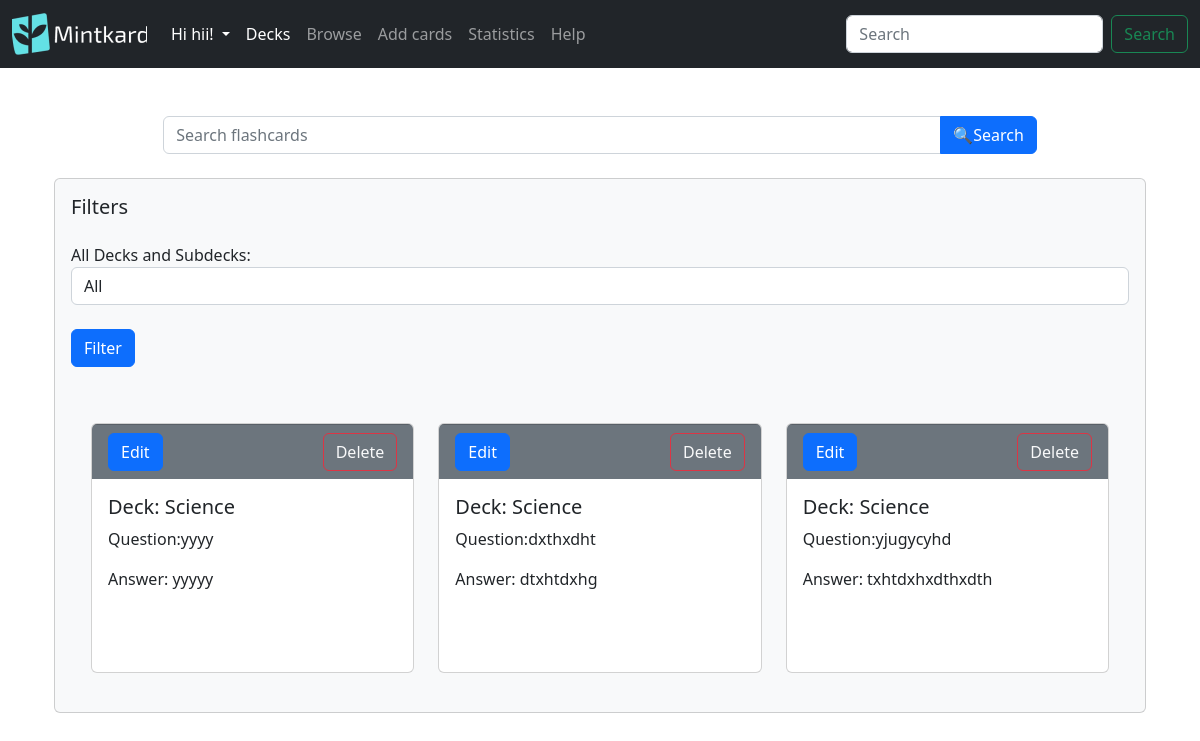
/decks/browse (signed in), run on an earlier commit of the app's database.
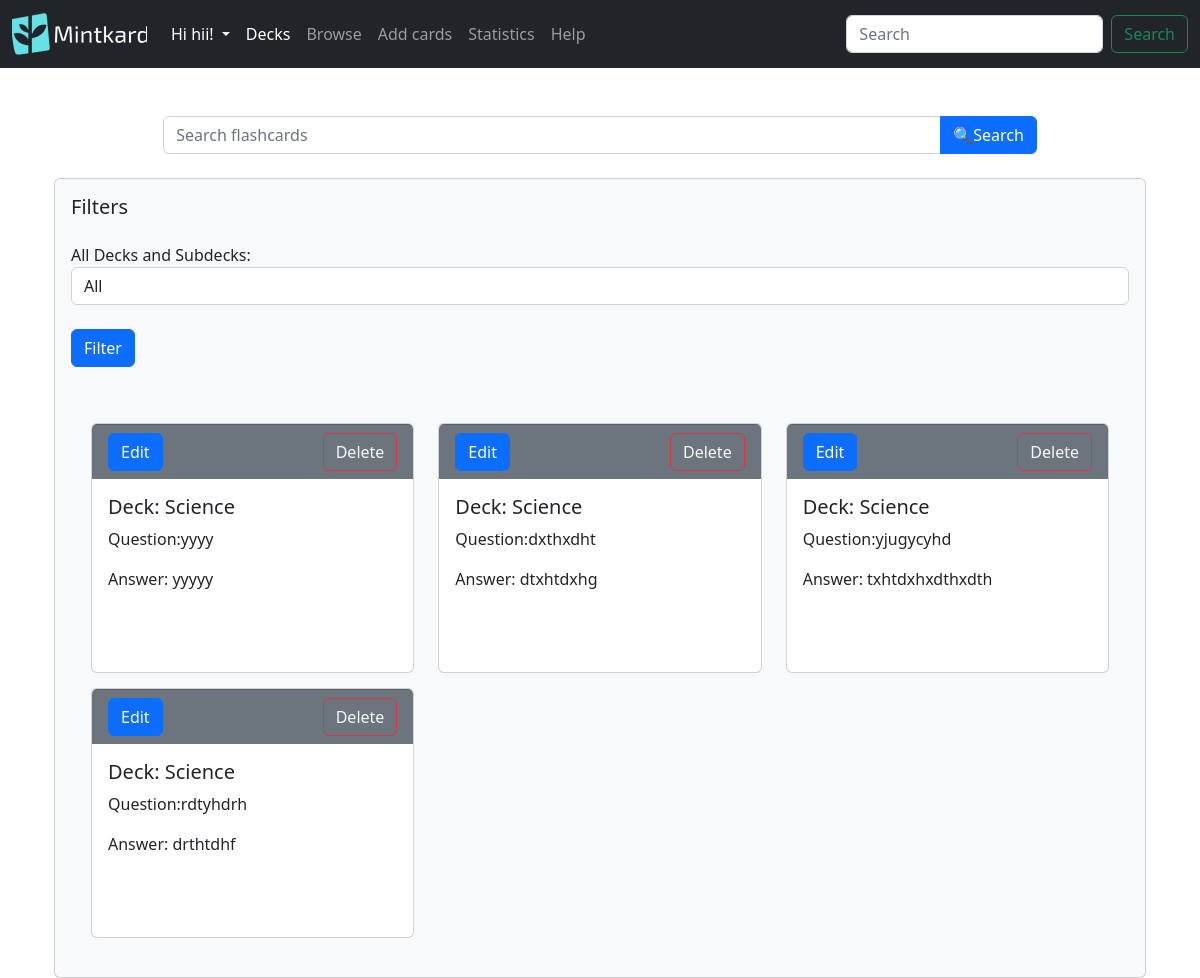
And on a later commit of the database.
### mintkard/models.py (models this page shows, shortened)
class User(db.Model,UserMixin):
    id = db.Column(db.Integer,primary_key= True)
    username = db.Column(db.String(100), unique = True)
    email = db.Column(db.String(75),unique=True)
    password = db.Column(db.String(150))
    decks = db.relationship('Deck',backref = 'user_decks',lazy=True)#stores all the decks that the owner owns, in the parents class

class Card(db.Model):
    id = db.Column(db.Integer, primary_key=True)#Primary key
    question = db.Column(db.String(200))
    answer = db.Column(db.String(400))
    last_study = db.Column(db.DateTime(timezone=True))
    is_new = db.Column(db.Boolean, default=True)
    interval = db.Column(db.Integer)
    easiness_factor = db.Column(db.Integer)
    quality = db.Column(db.Integer)
    deck_id = db.Column(db.Integer, db.ForeignKey('deck.id'))#One to many relationship with decks
    def __repr__(self):
        return f"Card('{self.id}',{self.question}', '{self.answer}', '{self.deck_id}')"

class Deck(db.Model):
    id = db.Column(db.Integer, primary_key=True)
    name = db.Column(db.String(100),nullable=False)
    description = db.Column(db.String(100))
    date = db.Column(db.DateTime(timezone=True),default=func.now())
    parent_id = db.Column(db.Integer, db.ForeignKey('deck.id'))#This is the foreign key for the parent deck
    children_deck = db.relationship('Deck',backref=db.backref('parent', remote_side=[id]),primaryjoin='Deck.parent_id == Deck.id')#This is the relationship for the child deck, the backref is the parent deck, the primaryjoin is the foreign key for the child deck
    cards = db.relationship('Card',lazy= True,cascade='all, delete-orphan',backref='deck')#cascade will delete all the cards in the deck if its deleted
    user_id = db.Column(db.Integer, db.ForeignKey('user.id'))
    '''allows a string output'''
    def delete(self):
        pass

### mintkard/decks.py (the view, shortened to what this page needs)
@login_required
@decks.route('/browse',methods=['GET','POST'])
def browse():
    deck_dict = deck_id_dict(g.fmanager.user.decks)
    if request.form.get('filter') == 'All':
        selected_id = request.form.get('filter')
    else:
        selected_id = int(request.form.get('filter')) if request.form.get('filter') is not None else None
    if (request.method == 'POST') and (request.form.get('filter') not in (None, 'All')):
        deck_id = request.form['filter']
        try:
            deck_filter = Deck.query.get(deck_id)
            cards = g.fmanager.get_cards_from_deck(deck_filter)
        except Exception as e:
            flash('Error locating deck: {}'.format(e),category='danger')
    else:
        try:
            cards = g.fmanager.get_all_cards()
        except Exception as e:
            flash('Error locating decks: {}'.format(e),category='danger')
    try:
        root_deck = [deck for deck in g.fmanager.user.decks if deck.parent_id == None]# used in the filter dropdown option
    except Exception as e:
        flash('Error locating decks: {}'.format(e),category='danger')
    return render_template("browse.html",cards = cards,decks=root_deck,selected_id=selected_id,all_decks = g.fmanager.user.decks,deck_dict=deck_dict)

### mintkard/decks.py (called while the page is built)
@decks.before_request
@login_required
def before_request():
    g.fmanager = FlashcardManager(user=current_user.id, app=current_app)
    g.fmanagerstats = FlashcardManagerStats(user=current_user.id, app=current_app)
    g.fmanagerstats_public = FlashcardManagerPublicStats(user=None,app=current_app)#there is no user as it gets the apps average data

def deck_id_dict(decks):
    deck_dict ={}
    for d in decks:
        deck_dict[d.id] = d.name
    return deck_dict

    def get_all_cards(self) -> List[Card]:
        cards = []
        for deck in self.user.decks:
            if deck.parent_id is None:# so it starts from the top of the tree, as decks gets all the decks.
                cards.extend(self.get_cards_from_deck(deck))
        return cards

    def get_cards_from_deck(self,deck: Deck) -> List[Card]:
        cards = deck.cards#gets the cards in the currrent deck, but cards in child_decks are not collected yet, till the recursion
        print('ID IS',deck.id)
        print('Cards are',deck.cards)
        for child_deck in deck.children_deck:
            cards.extend(self.get_cards_from_deck(child_deck))
        return cards

### mintkard/templates/browse.html (shortened to what this page needs)
{% extends 'layout.html' %}
{% block body %}
<div class="container mt-5">
  <div class="input-group mb-4" style="width:80%;margin: auto;">
    <input type="text" class="col-auto form-control" placeholder="Search flashcards">
    <button type="submit" class="col-auto btn btn-primary ">🔍Search</button>
  </div>
  <div class="card bg-light mt-3">
    <div class="card-body">
      <h5 class="card-title mb-4">Filters</h5>
      <form method="POST">
        <div class="form-group">
          <label for="deck-filter">All Decks and Subdecks:</label>
          <select class="form-control" name="filter">
            <option value ="All">All</option>
          </select>
        </div>
        <button class="btn btn-primary my-4" type="submit">Filter</button>
      </form>
      <br>
  <div class="row m-2" id="flashcard-cards">
    {% for card in cards %}
    <div class="col-sm-6 col-md-4" style="margin-bottom: 15px;">
      <div class="card" id="revision-card">
        <div class="card-footer d-flex justify-content-between bg-secondary text-dark">
          <a class="btn btn-primary" id="edit" href="/decks/edit/{{card.id}}">Edit</a>
          <form method="post">
            <button class="btn btn-outline-danger text-light" type="submit" name="delete_card" value="{{card.id}}"
              onclick="confirm('Are you sure you want to delete the card? press ok to confirm this.')" ;>Delete</button>
          </form>
        </div>
        <div class="card-body">
        {% if deck_dict.get(card.deck_id) %}
          <h5 class="card-title">Deck: {{deck_dict.get(card.deck_id)}}</h5>
        {% else %}
          <h5 class="card-title">Deck id: {{card.deck_id}} was not found</h5>
        {% endif %}
          <p class="card-text">Question:{{card.question}}</p>
          <p class="card-text">Answer: {{card.answer}}</p>
        </div>
      </div>
    </div>
    {% endfor%}
  </div>
  {% endblock %}

### mintkard/templates/layout.html (shortened to what this page needs)
<!DOCTYPE html>
<html lang="en">
<head>
    <link rel="stylesheet" href="https://cdnjs.cloudflare.com/ajax/libs/font-awesome/4.7.0/css/font-awesome.min.css">
</head>
<link href="https://cdn.jsdelivr.net/npm/bootstrap@5.2.3/dist/css/bootstrap.min.css" rel="stylesheet"
>
<body>
    <nav class="navbar navbar-expand-lg navbar-dark bg-dark">
        <div class="container-fluid">
            <a class="navbar-brand" href="/home"><img src="/static/logo.png" alt="Mintkard" width="135" height="42"></a>
            <div class="collapse navbar-collapse" id="navbarSupportedContent">
                <ul class="navbar-nav me-auto mb-2 mb-lg-0">
                    {% if current_user.is_authenticated %}
                    <li class="nav-item dropdown">
                        <a class="nav-link dropdown-toggle" href="#" id="navbarDropdown" role="button" data-bs-toggle="dropdown" aria-expanded="false" style="color:white">
                            Hi {{ current_user.username }}!
                        </a>
                    </li>
                    <li class="nav-item">
                        <a class="nav-link active" aria-current="page" href="/decks/">Decks</a>
                    </li>
                    <li class="nav-item">
                        <a class="nav-link" href="/decks/browse">Browse</a>
                    </li>
                    <li class="nav-item">
                        <a class="nav-link" href="/decks/create">Add cards</a>
                    </li>
                    <li class="nav-item">
                        <a class="nav-link" href="/decks/stats">Statistics</a>
                    </li>
                    <li class="nav-item">
                        <a class="nav-link" href="/decks/help">Help</a>
                    </li>
                    {% endif %}
                </ul>
                <form class="d-flex">
                    <input class="form-control me-2" type="search" placeholder="Search" aria-label="Search">
                    <button class="btn btn-outline-success" type="submit">Search</button>
                </form>
            </div>
        </div>
    </nav>
    <div class="container mt-5">
    {% block body %}{% endblock %}
    </div>
</body>
</html>

### mintkard/templates/browse.html (style rules this page uses)
#revision-card { height: 250px; overflow-y: auto; }

What changed in the data, as far as the page shows it:
added Card: {{ card.id }} 27 (drawn), {{ deck_dict.get(card.deck_id) }} "Science", question "rdtyhdrh", answer "drthtdhf"
